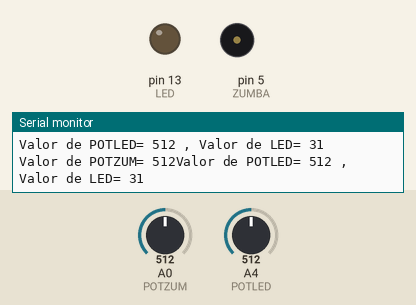
The sketch below on a simulated Arduino Uno, built with avr-gcc and run on an emulated ATmega328P. Parts: output pins drawn as LEDs (lit = HIGH), buzzer (waves = sounding), the last lines printed to the serial monitor. The test bench sets the inputs (shaded band); at power-on: A0 (POTZUM) = 512, A4 (POTLED) = 512.

Above: at 1.8 s.
1.9 s: A0 (POTZUM) set to 0
At 3.3 s:
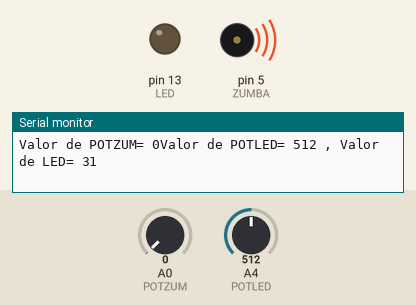
3.6 s: A4 (POTLED) set to 175
7.7 s: A4 (POTLED) set to 147
11.8 s: A0 (POTZUM) set to 10
At 12.5 s:
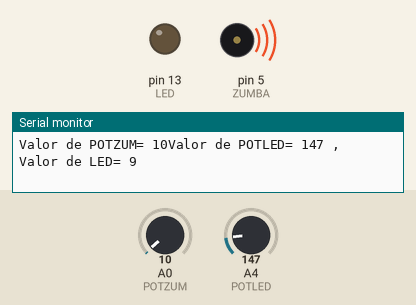
13.3 s: A0 (POTZUM) set to 14
At 13.87 s:
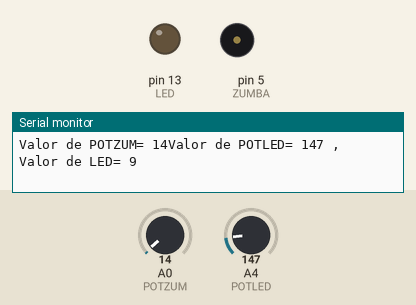
Timing chart, 0 to 16.3 s (numbered marks = the images above; inputs shaded):
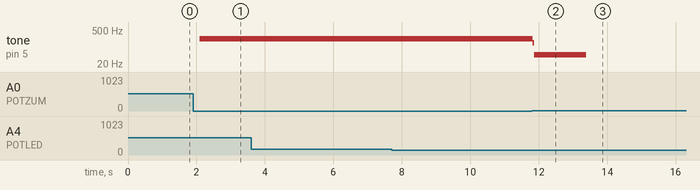

Measured:
- the behaviour switches between 12 and 13 on A0 (POTZUM) (found by bisection; images 2 and 3)
- after the input at 1.9 s, tone on pin 5 (ZUMBA): silent → 214 Hz after 0.20 s
- after the input at 11.8 s, tone on pin 5 (ZUMBA): 214 Hz → 151 Hz at once, → 48 Hz 0.04 s later
- after the input at 13.3 s, tone on pin 5 (ZUMBA): 48 Hz → silent after 0.08 s

The sketch:

12_potenciometro.ino
```cpp
#define POTLED 4
#define LED 13

#define POTZUM 14
#define ZUMBA 5


int valorPotled = 0;  // el rango del potenciómetro va de 0 a 4095
int valorLed = 0;  // el rango del led va de 0 a 255

int valorPotzum = 0;  // el rango del potenciómetro va de 0 a 4095
int valorZumba = 0;  // el rango del zumbador va de 0 a 255

void setup() {
  Serial.begin(115200);

  pinMode(LED, OUTPUT);
  pinMode(POTLED, INPUT);

  pinMode(ZUMBA, OUTPUT);
  pinMode(POTZUM, INPUT);

}

void loop() {
  valorPotled = analogRead(POTLED);
  valorLed = map(valorPotled,0,4095,0,255); // convertimos el valor del potenciómetro al valor del led
  analogWrite(LED, valorLed);

  //escribimos en monitor serie el valor de POT para ir viéndolo
  Serial.print("Valor de POTLED= " + String(valorPotled) + " , ");

  //escribimos en monitor serie el valor de LED para ir viéndolo
  Serial.println("Valor de LED= " + String(valorLed));


//----------------------------------------------------------------

  valorPotzum = analogRead(POTZUM);
  digitalWrite(ZUMBA, HIGH);
  delay(valorPotzum);
  digitalWrite(ZUMBA, LOW);
  delay(valorPotzum);

  //escribimos en monitor serie el valor de POT para ir viéndolo
  Serial.print("Valor de POTZUM= " + String(valorPotzum));

  //delay(500);

}
```
